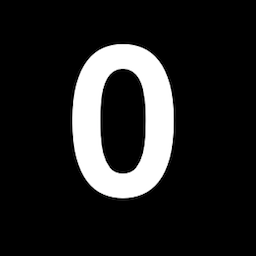
#> input picture mnist/0.png, 256 x 256 px, found by its file name
$ jupyter execute Untitled.ipynb   (shell and % lines are left out)
#> lines starting #> are read from the running program, lines starting #| are printed output that depends on the picture
[cell 1]
import matplotlib.pyplot as plt
import numpy as np
import pandas as pd
import cv2 as cv
from PIL import Image

[cell 2]
def img_show(img):
    plt.imshow(img)
    plt.xticks([])
    plt.yticks([])
    plt.show()

[cell 3]
img = cv.imread("test/0.png")
#> img is the input picture: shape (256, 256, 3); mean B, G, R 35.2, 35.2, 35.2
gray = cv.cvtColor(img, cv.COLOR_BGR2GRAY)

img2 = np.zeros_like(img)
img2[:,:,0] = gray
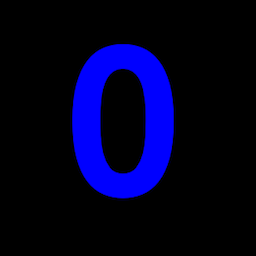
#> img2: shape (256, 256, 3); mean of channels 0, 1, 2 35.2, 0, 0; drawn as B, G, R
img2[:,:,1] = gray
img2[:,:,2] = gray
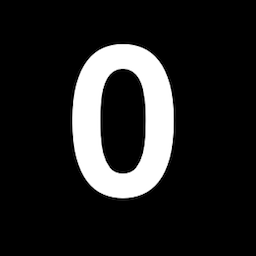
#> img2: shape (256, 256, 3); min 0, max 255, mean 35.2
img_show(img2)

[cell 4]
img2.shape
#> Out = (256, 256, 3)

$ run again, with mnist/1.png copied over mnist/0.png
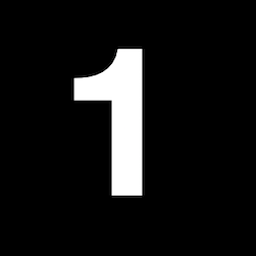
#> input picture mnist/1.png, 256 x 256 px, found by its file name
#> img is the input picture: shape (256, 256, 3); mean B, G, R 21.2, 21.2, 21.2
#> `img2[:,:,0] = gray`:
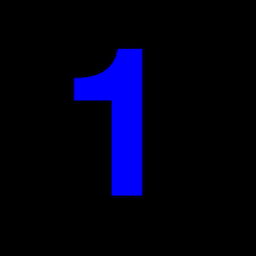
#> img2: shape (256, 256, 3); mean of channels 0, 1, 2 21.2, 0, 0; drawn as B, G, R
#> `img2[:,:,2] = gray`:
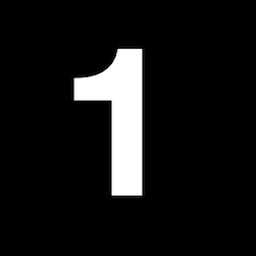
#> img2: shape (256, 256, 3); min 0, max 255, mean 21.2
